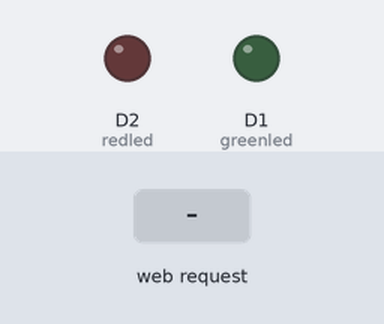
The sketch below on a simulated ESP8266 (NodeMCU). On the bench: output pins drawn as LEDs (lit = HIGH). The test bench sets the inputs (shaded band). WiFi joins after 1.5 s; servers stay silent unless stated; what the sketch prints to the serial monitor is not drawn.

Above: at 2.7 s.
2.8 s: HTTP request GET /green/on received
At 4.0 s:
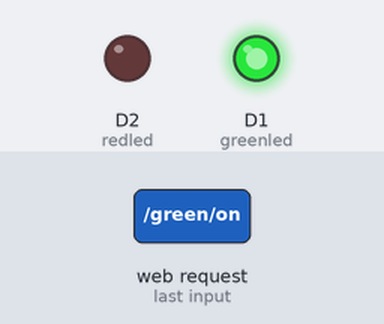
4.3 s: HTTP request GET /red/on received
At 5.3 s:
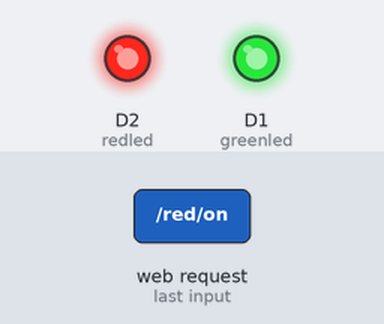
5.8 s: HTTP request GET /green/off received
At 6.5 s:
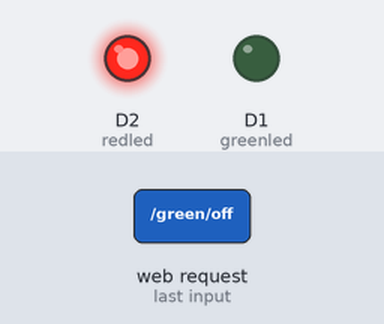
Timing chart, 0 to 8.8 s (numbered marks = the images above; inputs shaded):
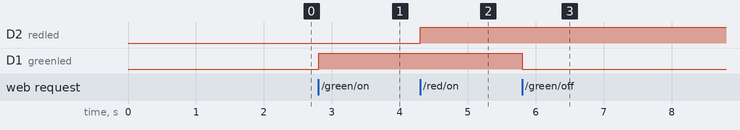

The sketch:

wificonnect2ledonoff.ino
```cpp
#include <ESP8266WiFi.h>

// Add wifi access point credentiaals
const char* ssid     = "******";     //your wifi name
const char* password = "*******";     //your password

WiFiServer server(80);// Set port to 80


String header; // This storees the HTTP request

// Declare the pins to which the LEDs are connected
int greenled = D1;
int redled = D2;

String greenstate = "off";// state of green LED
String redstate = "off";// state of red LED


void setup() {
  Serial.begin(115200);
 // Set the pinmode of the pins to which the LEDs are connected and turn them low to prevent flunctuations
  pinMode(greenled, OUTPUT);
  pinMode(redled, OUTPUT);
  digitalWrite(greenled, LOW);
  digitalWrite(redled, LOW);
  //connect to access point
  WiFi.begin(ssid, password);
  Serial.print("Connecting to ");
  Serial.println(ssid);
  while (WiFi.status() != WL_CONNECTED) {
    delay(500);
    Serial.print(".");
  }
  // Print local IP address and start web server
  Serial.println("");
  Serial.println("WiFi connected.");
  Serial.println("IP address: ");
  Serial.println(WiFi.localIP());// this will display the Ip address of the Pi which should be entered into your browser
  server.begin();
}

void loop(){
  WiFiClient client = server.available();   // Listen for incoming clients

  if (client) {                             // If a new client connects,
    String currentLine = "";                // make a String to hold incoming data from the client
    while (client.connected()) {            // loop while the client's connected
      if (client.available()) {             // if there's bytes to read from the client,
        char c = client.read();             // read a byte, then
        Serial.write(c);                    // print it out the serial monitor
        header += c;
        if (c == '\n') {                    // if the byte is a newline character
          // if the current line is blank, you got two newline characters in a row.
          // that's the end of the client HTTP request, so send a response:
          if (currentLine.length() == 0) {
            // HTTP headers always start with a response code (e.g. HTTP/1.1 200 OK)
            // and a content-type so the client knows what's coming, then a blank line:
            client.println("HTTP/1.1 200 OK");
            client.println("Content-type:text/html");
            client.println("Connection: close");
            client.println();

            // turns the GPIOs on and off
            if (header.indexOf("GET /green/on") >= 0) {
              Serial.println("green on");
              greenstate = "on";
              digitalWrite(greenled, HIGH);
            } else if (header.indexOf("GET /green/off") >= 0) {
              Serial.println("green off");
              greenstate = "off";
              digitalWrite(greenled, LOW);
            } else if (header.indexOf("GET /red/on") >= 0) {
              Serial.println("red on");
              redstate = "on";
              digitalWrite(redled, HIGH);
            } else if (header.indexOf("GET /red/off") >= 0) {
              Serial.println("red off");
              redstate = "off";
              digitalWrite(redled, LOW);
            }

            // Display the HTML web page
            client.println("<!DOCTYPE html><html>");
            client.println("<head><meta name=\"viewport\" content=\"width=device-width, initial-scale=1\">");
            client.println("<link rel=\"icon\" href=\"data:,\">");
            // CSS to style the on/off buttons
            // Feel free to change the background-color and font-size attributes to fit your preferences
            client.println("<style>html { font-family: Helvetica; display: inline-block; margin: 0px auto; text-align: center;}");
            client.println(".button { background-color: #195B6A; border: none; color: white; padding: 16px 40px;");
            client.println("text-decoration: none; font-size: 30px; margin: 2px; cursor: pointer;}");
            client.println(".button2 {background-color: #77878A;}</style></head>");

            // Web Page Heading
            client.println("<body><h1>ESP8266 Web Server</h1>");

            // Display current state, and ON/OFF buttons for GPIO 5
            client.println("<p>green - State " + greenstate + "</p>");
            // If the green LED is off, it displays the ON button
            if (greenstate == "off") {
              client.println("<p><a href=\"/green/on\"><button class=\"button\">ON</button></a></p>");
            } else {
              client.println("<p><a href=\"/green/off\"><button class=\"button button2\">OFF</button></a></p>");
            }

            // Display current state, and ON/OFF buttons for GPIO 4
            client.println("<p>red - State " + redstate + "</p>");
            // If the red LED is off, it displays the ON button
            if (redstate == "off") {
              client.println("<p><a href=\"/red/on\"><button class=\"button\">ON</button></a></p>");
            } else {
              client.println("<p><a href=\"/red/off\"><button class=\"button button2\">OFF</button></a></p>");
            }
            client.println("</body></html>");

            // The HTTP response ends with another blank line
            client.println();
            // Break out of the while loop
            break;
          } else { // if you got a newline, then clear currentLine
            currentLine = "";
          }
        } else if (c != '\r') {  // if you got anything else but a carriage return character,
          currentLine += c;      // add it to the end of the currentLine
        }
      }
    }
    // Clear the header variable
    header = "";
    // Close the connection
    client.stop();
    Serial.println("Client disconnected.");
    Serial.println("");
  }
}
```

Measured:
- after the input at 2.8 s, D1 (greenled): LOW → HIGH at once
- after the input at 4.3 s, D2 (redled): LOW → HIGH at once
- after the input at 5.8 s, D1 (greenled): HIGH → LOW at once
